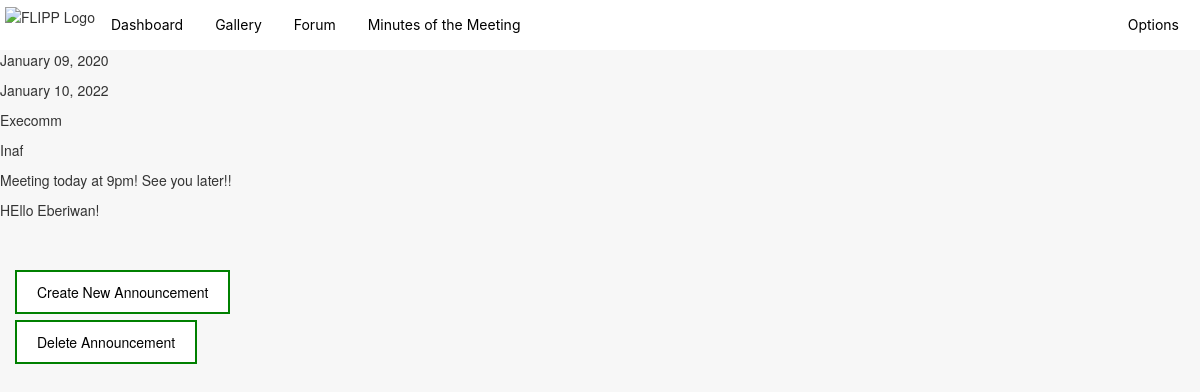
Page /dashboard (signed in) on the earlier database version.
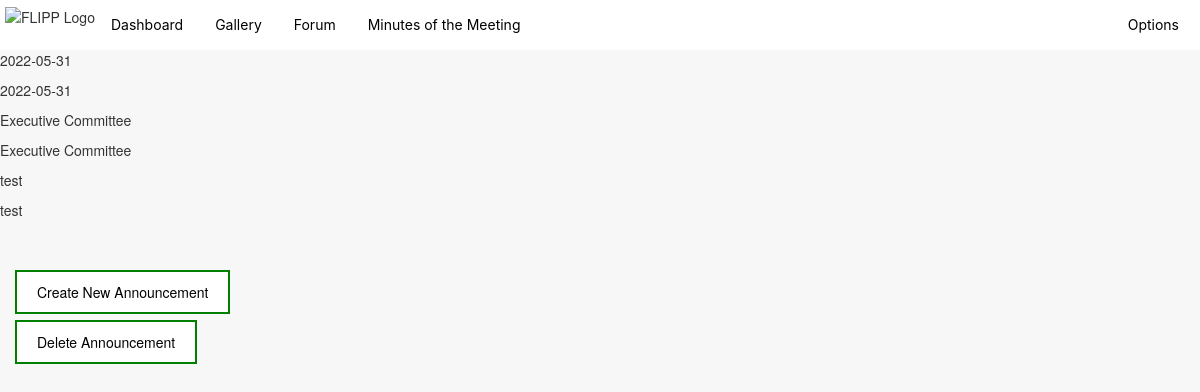
Same page on the later database version.
### app.py (models this page shows)
class Announcement(db.Model, UserMixin):
    id = db.Column(db.Integer, primary_key=True)
    date = db.Column(db.String(20), nullable=False)
    committee = db.Column(db.String(30), nullable=False)
    message = db.Column(db.String, nullable=False)

### app.py (the view)
@app.route('/dashboard', methods=["GET"])
@login_required
def dashboard():
    announcements = Announcement.query.all()
    return render_template("dashboard.html", announcements=announcements)

### app.py (called while the page is built)
@login_manager.user_loader
def load_user(user_id):
    return User.query.get(int(user_id))

### templates/dashboard.html
{% extends 'base2.html'%} {% block title %} Home {% endblock %}
{% block content %}
<link rel="stylesheet" href="https://maxcdn.bootstrapcdn.com/bootstrap/3.4.1/css/bootstrap.min.css">
<link rel="stylesheet" href={{ url_for('static', filename='dashboard_extension/dashboard.css') }}>
<body>
 {% for date in announcements %}
 <p>{{date.date}}</p>
 {% endfor %}
 {% for committee in announcements %}
 <p>{{committee.committee}}</p>
 {% endfor %}
 {% for message in announcements %}
 <p>{{message.message}}</p>
 {% endfor %}
  <br><p></p>
  <div>
    <a class="one" href="{{ url_for('create') }}">Create New Announcement</a>
  </div>
  <br><br><p></p>
  <div>
    <a class="one" href="{{ url_for('delete_announcement') }}">Delete Announcement</a>
  </div>
</body>
{% endblock %}

### templates/base2.html (shortened to what this page needs)
<!DOCTYPE html>
<html lang="en">
<head>
    <link rel="stylesheet" href={{ url_for('static', filename='navbar/navbar.css') }}>
</head>
<ul>
  <li><img class = "header-img" src = {{ url_for('static', filename='navbar/FLIPP_LOGO.png') }} alt = "FLIPP Logo"></li>
  <li><a href="{{ url_for('dashboard') }}">Dashboard</a></li>
  <li><a href="{{ url_for('gallery') }}">Gallery</a></li>
  <li><a href="{{ url_for('forum') }}">Forum</a></li>
  <li><a href="{{ url_for('minutes') }}"">Minutes of the Meeting</a></li>
  <li style="float:right" class="dropdown">
    <a href="#options" class="dropbtn">Options</a>
  </li>
</ul>
<body>
    {% block content %}
    {% endblock %}
</body>
</html>

### static/navbar/navbar.css (style rules this page uses)
body { background-color: rgb(247, 247, 247); }
.header-img { position: static; left: 0px; top: 0px; width: 35px; height: 35px; z-index: +1; }
ul { list-style-type: none; margin: 0; padding: 5px; overflow: hidden; background-color: #ffffff; box-shadow: 5px #ececec; }
li { float: left; }
li a, .dropbtn { display: inline-block; color: #000000; font-family: 'Inter', sans-serif; text-align: center; justify-content: center; padding: 10px 16px; text-decoration: none; }
li.dropdown { display: inline-block; }

### static/dashboard_extension/dashboard.css (style rules this page uses)
a.one:link, a.one:visited { background-color: white; color: black; border: 2px solid green; padding: 10px 20px; text-align: center; text-decoration: none; display: inline-block; float: left; position: relative; top: 10px; left: 15px; }

Differences in the rows shown:
removed Announcement: date "January 10, 2022", committee "Inaf", message "HEllo Eberiwan!"
changed Announcement (number 1 of 2 on the later page): date "January 09, 2020" → "2022-05-31"; committee "Execomm" → "Executive Committee"; message "Meeting today at 9pm! See you later!!" → "test"
added Announcement: date "2022-05-31", committee "Executive Committee", message "test"
